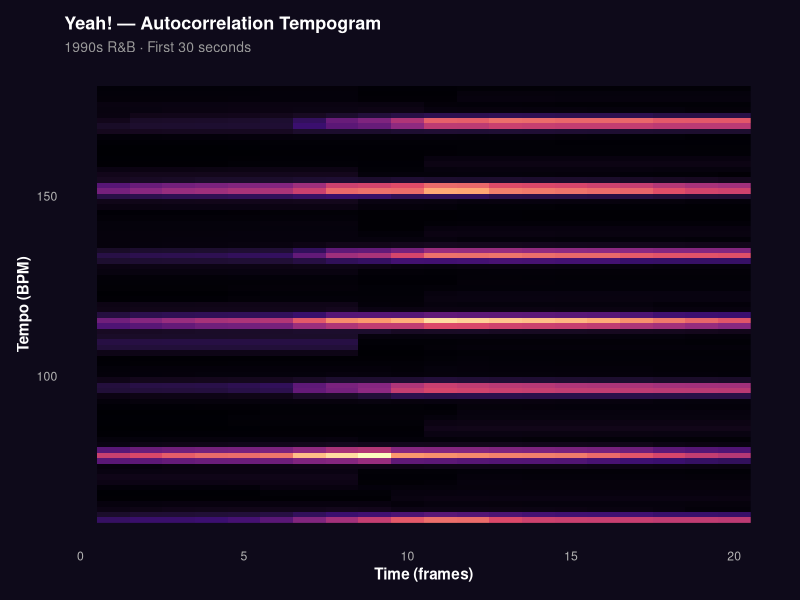
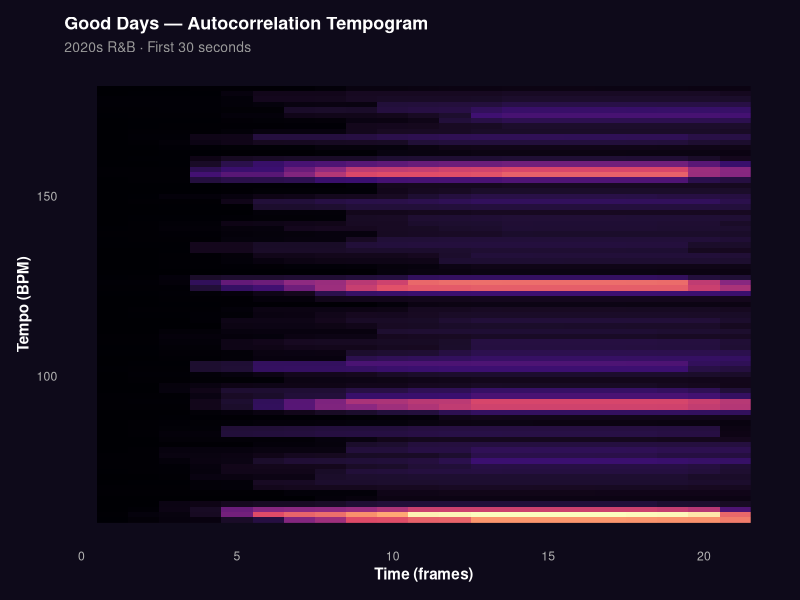
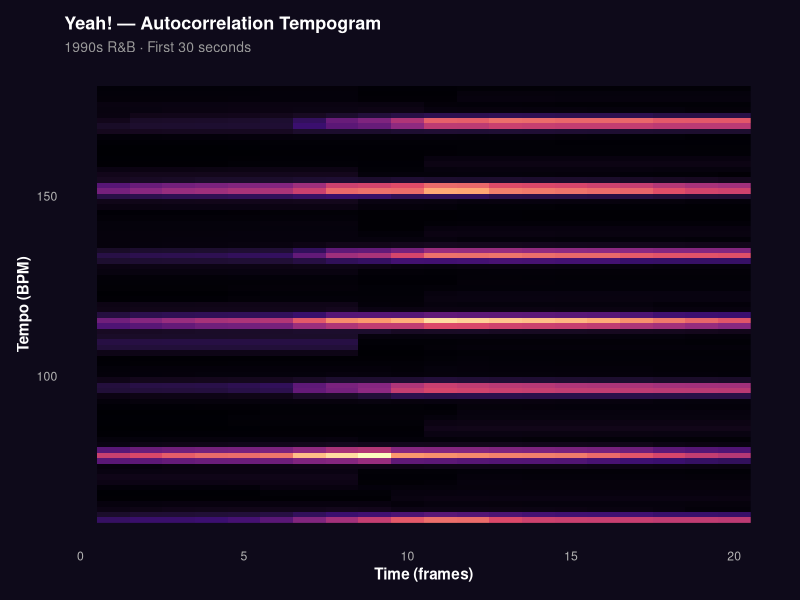
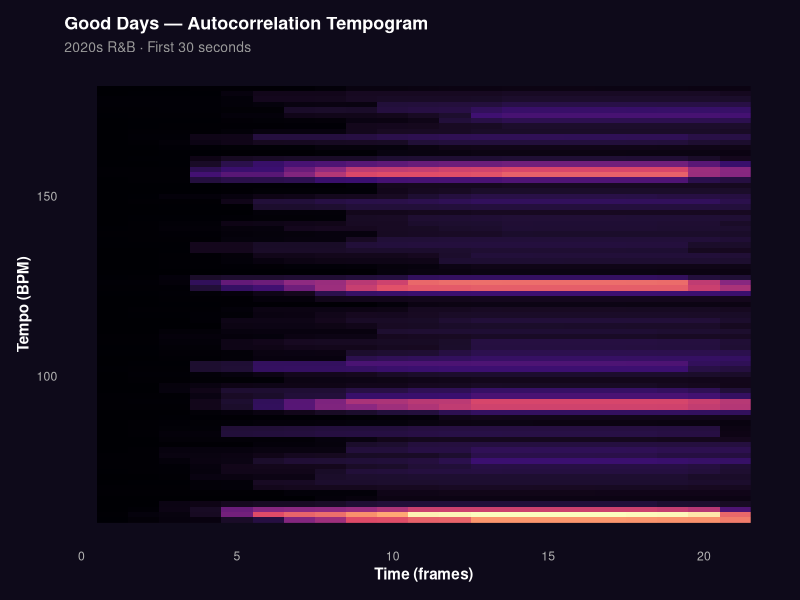

Recreate these plots in R, in order.
library(tidyverse)

bg <- "#0E0A1A"

# ── Read tempogram CSV files ──────────────────────────────────────────────────
yeah_tempogram_raw    <- read_csv("yeah_act.csv",     show_col_types = FALSE)
gooddays_tempogram_raw <- read_csv("gooddays_act.csv", show_col_types = FALSE)

# ── Convert to long format ────────────────────────────────────────────────────
make_tempogram_long <- function(df, bpm_min = 60, bpm_max = 180) {
  df <- df %>% mutate(TIME = row_number())
  n_tempo_cols <- ncol(df) - 1
  colnames(df)[1:n_tempo_cols] <- seq(bpm_min, bpm_max, length.out = n_tempo_cols)
  df %>%
    pivot_longer(cols = -TIME, names_to = "tempo", values_to = "value") %>%
    mutate(
      tempo = as.numeric(tempo),
      TIME  = as.numeric(TIME),
      value = as.numeric(value)
    ) %>%
    drop_na(TIME, tempo, value)
}

yeah_tempogram_long     <- make_tempogram_long(yeah_tempogram_raw)
gooddays_tempogram_long <- make_tempogram_long(gooddays_tempogram_raw)

# ── Shared dark theme ─────────────────────────────────────────────────────────
theme_tempogram <- theme_minimal(base_size = 11) +
  theme(
    plot.background  = element_rect(fill = bg, color = NA),
    panel.background = element_rect(fill = bg, color = NA),
    panel.grid       = element_blank(),
    text             = element_text(color = "white"),
    axis.text        = element_text(color = "grey70"),
    axis.title       = element_text(color = "white", face = "bold"),
    plot.title       = element_text(color = "white", face = "bold", size = 13),
    plot.subtitle    = element_text(color = "grey60", size = 10),
    plot.margin      = margin(12, 12, 12, 12)
  )

# ── Yeah! tempogram (1990s — magma) ──────────────────────────────────────────
yeah_tempogram <- ggplot(yeah_tempogram_long, aes(x = TIME, y = tempo, fill = value)) +
  geom_raster() +
  scale_fill_viridis_c(option = "magma", guide = "none") +
  labs(
    title    = "Yeah! — Autocorrelation Tempogram",
    subtitle = "1990s R&B · First 30 seconds",
    x        = "Time (frames)",
    y        = "Tempo (BPM)"
  ) +
  theme_tempogram

# ── Good Days tempogram (2020s — magma) ──────────────────────────────────────
gooddays_tempogram <- ggplot(gooddays_tempogram_long, aes(x = TIME, y = tempo, fill = value)) +
  geom_raster() +
  scale_fill_viridis_c(option = "magma", guide = "none") +
  labs(
    title    = "Good Days — Autocorrelation Tempogram",
    subtitle = "2020s R&B · First 30 seconds",
    x        = "Time (frames)",
    y        = "Tempo (BPM)"
  ) +
  theme_tempogram

print(yeah_tempogram)
print(gooddays_tempogram)

# ── Save ──────────────────────────────────────────────────────────────────────
ggsave("images/tempogram_yeah.png",
       plot = yeah_tempogram,     width = 10, height = 5, dpi = 300, bg = bg)

ggsave("images/tempogram_gooddays.png",
       plot = gooddays_tempogram, width = 10, height = 5, dpi = 300, bg = bg)
